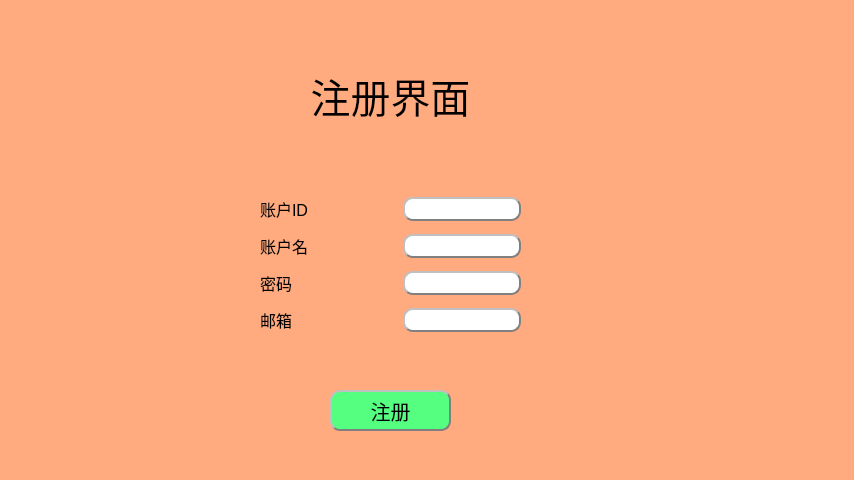
<?xml version="1.0" encoding="UTF-8"?>
<ui version="4.0">
 <class>regist</class>
 <widget class="QWidget" name="regist">
  <property name="geometry">
   <rect>
    <x>0</x>
    <y>0</y>
    <width>854</width>
    <height>480</height>
   </rect>
  </property>
  <property name="windowTitle">
   <string>Form</string>
  </property>
  <property name="styleSheet">
   <string notr="true">background-color: rgb(255, 170, 127);</string>
  </property>
  <widget class="QLabel" name="label">
   <property name="geometry">
    <rect>
     <x>240</x>
     <y>10</y>
     <width>301</width>
     <height>171</height>
    </rect>
   </property>
   <property name="font">
    <font>
     <pointsize>30</pointsize>
    </font>
   </property>
   <property name="text">
    <string>注册界面</string>
   </property>
   <property name="alignment">
    <set>Qt::AlignCenter</set>
   </property>
  </widget>
  <widget class="QPushButton" name="pushButton_registe">
   <property name="geometry">
    <rect>
     <x>330</x>
     <y>390</y>
     <width>121</width>
     <height>41</height>
    </rect>
   </property>
   <property name="font">
    <font>
     <pointsize>15</pointsize>
    </font>
   </property>
   <property name="styleSheet">
    <string notr="true">	background-color: rgb(85, 255, 127);
	border:2px groove gray;
	border-radius:10px;
	padding:2px 4px;
	border-style: outset;</string>
   </property>
   <property name="text">
    <string>注册</string>
   </property>
  </widget>
  <widget class="QWidget" name="layoutWidget">
   <property name="geometry">
    <rect>
     <x>260</x>
     <y>190</y>
     <width>261</width>
     <height>151</height>
    </rect>
   </property>
   <layout class="QVBoxLayout" name="verticalLayout">
    <item>
     <layout class="QHBoxLayout" name="horizontalLayout">
      <item>
       <widget class="QLabel" name="label_2">
        <property name="font">
         <font>
          <pointsize>12</pointsize>
         </font>
        </property>
        <property name="text">
         <string>账户ID</string>
        </property>
       </widget>
      </item>
      <item>
       <spacer name="horizontalSpacer_3">
        <property name="orientation">
         <enum>Qt::Horizontal</enum>
        </property>
        <property name="sizeHint" stdset="0">
         <size>
          <width>40</width>
          <height>20</height>
         </size>
        </property>
       </spacer>
      </item>
      <item>
       <widget class="QLineEdit" name="lineEdit_ID">
        <property name="styleSheet">
         <string notr="true">	background-color: rgb(255, 255, 255);
	border:2px groove gray;
	border-radius:10px;
	padding:2px 4px;
	border-style: outset;</string>
        </property>
       </widget>
      </item>
     </layout>
    </item>
    <item>
     <layout class="QHBoxLayout" name="horizontalLayout_2">
      <item>
       <widget class="QLabel" name="label_3">
        <property name="font">
         <font>
          <pointsize>12</pointsize>
         </font>
        </property>
        <property name="text">
         <string>账户名</string>
        </property>
       </widget>
      </item>
      <item>
       <spacer name="horizontalSpacer_2">
        <property name="orientation">
         <enum>Qt::Horizontal</enum>
        </property>
        <property name="sizeHint" stdset="0">
         <size>
          <width>40</width>
          <height>20</height>
         </size>
        </property>
       </spacer>
      </item>
      <item>
       <widget class="QLineEdit" name="lineEdit_name">
        <property name="styleSheet">
         <string notr="true">	background-color: rgb(255, 255, 255);
	border:2px groove gray;
	border-radius:10px;
	padding:2px 4px;
	border-style: outset;</string>
        </property>
       </widget>
      </item>
     </layout>
    </item>
    <item>
     <layout class="QHBoxLayout" name="horizontalLayout_3">
      <item>
       <widget class="QLabel" name="label_4">
        <property name="font">
         <font>
          <pointsize>12</pointsize>
         </font>
        </property>
        <property name="text">
         <string>密码</string>
        </property>
       </widget>
      </item>
      <item>
       <spacer name="horizontalSpacer">
        <property name="orientation">
         <enum>Qt::Horizontal</enum>
        </property>
        <property name="sizeHint" stdset="0">
         <size>
          <width>40</width>
          <height>20</height>
         </size>
        </property>
       </spacer>
      </item>
      <item>
       <widget class="QLineEdit" name="lineEdit_pass">
        <property name="minimumSize">
         <size>
          <width>0</width>
          <height>0</height>
         </size>
        </property>
        <property name="styleSheet">
         <string notr="true">	background-color: rgb(255, 255, 255);
	border:2px groove gray;
	border-radius:10px;
	padding:2px 4px;
	border-style: outset;</string>
        </property>
       </widget>
      </item>
     </layout>
    </item>
    <item>
     <layout class="QHBoxLayout" name="horizontalLayout_4">
      <item>
       <widget class="QLabel" name="label_5">
        <property name="font">
         <font>
          <pointsize>12</pointsize>
         </font>
        </property>
        <property name="styleSheet">
         <string notr="true"/>
        </property>
        <property name="text">
         <string>邮箱</string>
        </property>
       </widget>
      </item>
      <item>
       <spacer name="horizontalSpacer_4">
        <property name="orientation">
         <enum>Qt::Horizontal</enum>
        </property>
        <property name="sizeHint" stdset="0">
         <size>
          <width>40</width>
          <height>20</height>
         </size>
        </property>
       </spacer>
      </item>
      <item>
       <widget class="QLineEdit" name="lineEdit_email">
        <property name="styleSheet">
         <string notr="true">	background-color: rgb(255, 255, 255);
	border:2px groove gray;
	border-radius:10px;
	padding:2px 4px;
	border-style: outset;</string>
        </property>
       </widget>
      </item>
     </layout>
    </item>
   </layout>
  </widget>
 </widget>
 <resources/>
 <connections/>
</ui>
